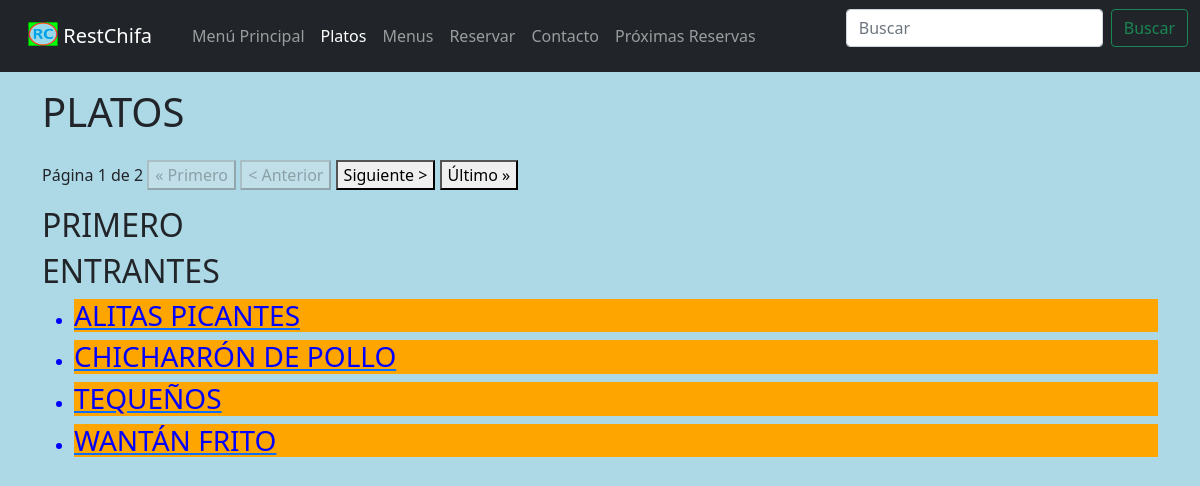
Page /restChifa/platos/ on the earlier database version.
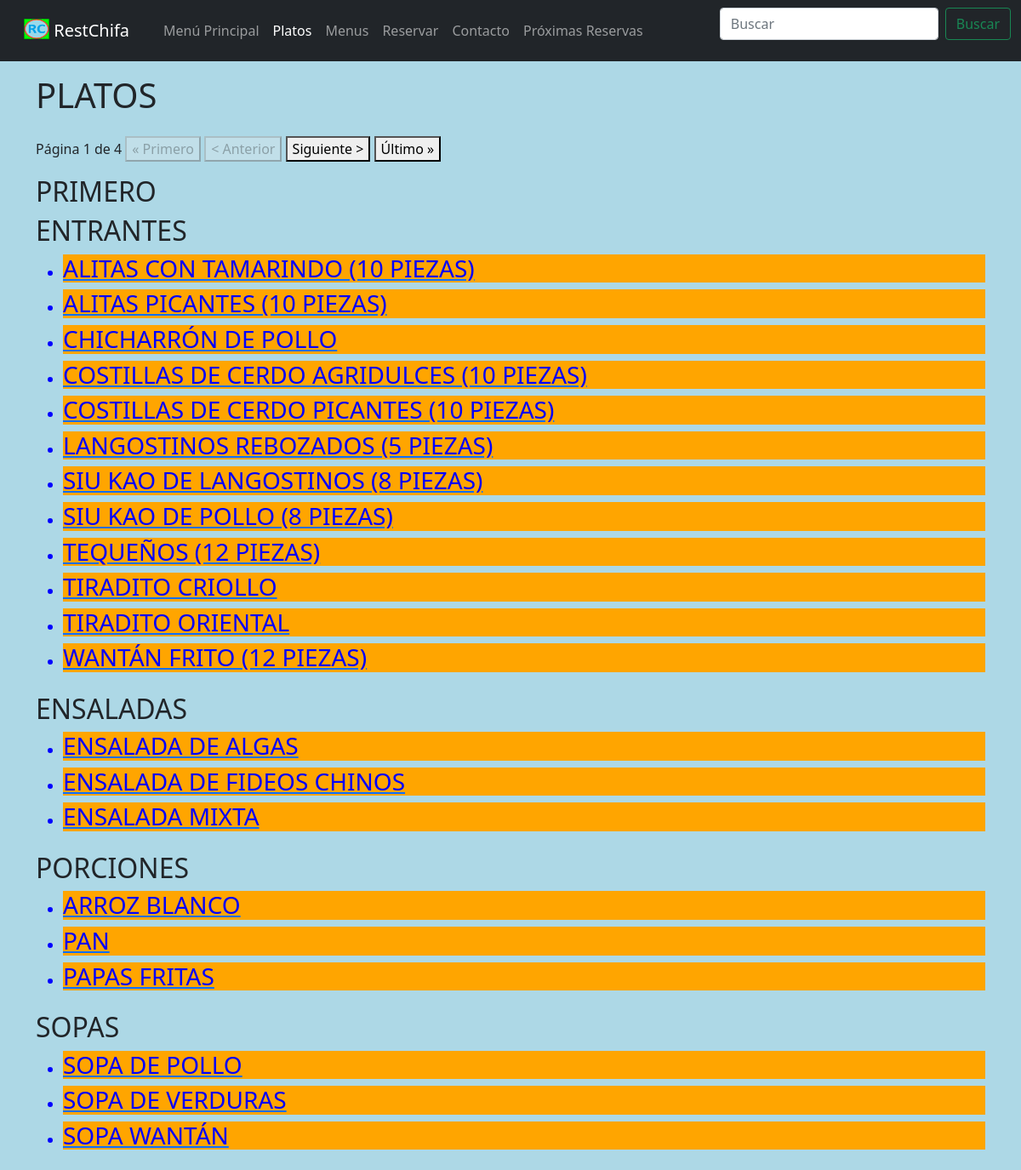
Same page on the later database version.
### restChifa/models.py (models this page shows, shortened)
class Dish(models.Model):
    pk_name = models.CharField(primary_key=True, max_length=200, blank = False, null = False)
    fk_type = models.ForeignKey(Dish_type, on_delete=models.CASCADE)
    fk_category = models.ForeignKey(Dish_category, on_delete=models.CASCADE)
    price = models.DecimalField(max_digits=10, decimal_places=2, blank = False, null = False)
    description = models.CharField(max_length=200)
    src_photo = models.ImageField(default='no_image.jpg')
    popular = models.IntegerField(default=0)
    class Meta:
        verbose_name_plural = "Dishes"

### restChifa/views.py (the view)
def dishes(request):
    search_get = request.GET.get('search')
    dish_objects = Dish.objects.all().order_by('-popular', 'pk_name')
    if search_get:
        dish_objects = dish_objects.filter(Q(pk_name__icontains=search_get))
    try:
        dish_fk_objects = dish_objects.values('fk_category__pk_name', 'fk_type__pk_name').distinct().order_by('fk_category__position').all()
    except Dish.DoesNotExist:
        dish_fk_objects = False
    try:
        page_object = Common.get_paginator(request, dish_objects.values('fk_type__pk_name').distinct().order_by('fk_type__position').all(), 1)
    except Dish.DoesNotExist:
        page_object = False
    nav_dishes_active = "active"
    url_page = {
        "index": settings.URL_INDEX,
        "dishes": settings.URL_DISHES,
        "dish": settings.URL_DISH,
        "menus": settings.URL_MENUS,
        "menu": settings.URL_MENU,
        "reserve": settings.URL_RESERVE,
        "contact": settings.URL_CONTACT,
        "data_reserves": settings.URL_DATA_RESERVES
    }
    context = {
        'dish_fk_objects': dish_fk_objects,
        'dish_objects': dish_objects,
        'page_object': page_object,
        "nav_dishes_active": nav_dishes_active,
        "url_page": url_page
        }
    return render(request, 'restChifa/dishes.html', context)

### restChifa/common.py (called while the page is built)
    def get_paginator(request, model, per_page=settings.PAGINATOR_PER_PAGE): #settings.PAGINATOR_PER_PAGE
        if request is None or model is None:
            return False
        return Paginator(model, per_page).get_page(request.GET.get("page"))

### restChifa/templates/restChifa/dishes.html
{% include 'restChifa/navegation.html' %}
<div class="container my-3">
    <div class="row">
        <div class="col-sm-12 col-md-12 col-lg-12 col-xl-12">
            <h1>PLATOS</h1>
        </div>
    </div>
    {% if page_object.object_list %}
        <div class="row my-3">
            <div class="col-sm-12 col-md-12 col-lg-12 col-xl-12">
                {% include 'restChifa/paginator.html' %}
            </div>
        </div>
        {% for dish_type in page_object.object_list %}
            <div class="row">
                <div class="col-sm-12 col-md-12 col-lg-12 col-xl-12">
                    <h2>{{ dish_type.fk_type__pk_name|upper }}</h2>
                </div>
            </div>
            {% for menu_dish_by_dish in dish_fk_objects %}
                {% if menu_dish_by_dish.fk_type__pk_name == dish_type.fk_type__pk_name %}
                    <div class="row">
                        <div class="col-sm-12 col-md-12 col-lg-12 col-xl-12">
                            <h2>{{ menu_dish_by_dish.fk_category__pk_name|upper }}</h2>
                        </div>
                    </div>
                {% endif %}
                <ul>
                    {% for dish in dish_objects %}
                        {% if dish.fk_category.pk_name == menu_dish_by_dish.fk_category__pk_name and dish.fk_type.pk_name == dish_type.fk_type__pk_name %}
                            <div class="row">
                                <div class="col-sm-12 col-md-12 col-lg-12 col-xl-12">
                                    <a target="_blank" href="./../{{url_page.dish}}{{dish.pk_name}}"><li><h3>{{ dish.pk_name|upper }}</h3></li></a>
                                </div>
                            </div>
                        {% endif %}
                    {% endfor %}
                </ul>
            {% endfor %}
        {% endfor %}
    {% else %}
        <div class="row my-3">
            <div class="col-sm-12 col-md-12 col-lg-12 col-xl-12">
                <p>No hay platos.</p>
            </div>
        </div>
    {% endif %}
</div>

Differences in the rows shown:
removed Dish: pk_name "ALITAS PICANTES", shown under "ENTRANTES"
removed Dish: pk_name "TEQUEÑOS", shown under "ENTRANTES"
removed Dish: pk_name "WANTÁN FRITO", shown under "ENTRANTES"
added Dish: pk_name "ALITAS CON TAMARINDO (10 PIEZAS)", shown under "ENTRANTES"
added Dish: pk_name "ALITAS PICANTES (10 PIEZAS)", shown under "ENTRANTES"
added Dish: pk_name "COSTILLAS DE CERDO AGRIDULCES (10 PIEZAS)", shown under "ENTRANTES"
added Dish: pk_name "COSTILLAS DE CERDO PICANTES (10 PIEZAS)", shown under "ENTRANTES"
added Dish: pk_name "LANGOSTINOS REBOZADOS (5 PIEZAS)", shown under "ENTRANTES"
added Dish: pk_name "SIU KAO DE LANGOSTINOS (8 PIEZAS)", shown under "ENTRANTES"
added Dish: pk_name "SIU KAO DE POLLO (8 PIEZAS)", shown under "ENTRANTES"
added Dish: pk_name "TEQUEÑOS (12 PIEZAS)", shown under "ENTRANTES"
added Dish: pk_name "TIRADITO CRIOLLO", shown under "ENTRANTES"
added Dish: pk_name "TIRADITO ORIENTAL", shown under "ENTRANTES"
added Dish: pk_name "WANTÁN FRITO (12 PIEZAS)", shown under "ENTRANTES"
added Dish: pk_name "ENSALADA DE ALGAS", shown under "ENSALADAS"
added Dish: pk_name "ENSALADA DE FIDEOS CHINOS", shown under "ENSALADAS"
added Dish: pk_name "ENSALADA MIXTA", shown under "ENSALADAS"
added Dish: pk_name "ARROZ BLANCO", shown under "PORCIONES"
added Dish: pk_name "PAN", shown under "PORCIONES"
added Dish: pk_name "PAPAS FRITAS", shown under "PORCIONES"
added Dish: pk_name "SOPA DE POLLO", shown under "SOPAS"
added Dish: pk_name "SOPA DE VERDURAS", shown under "SOPAS"
added Dish: pk_name "SOPA WANTÁN", shown under "SOPAS"
Other differences:
{{ page_object.paginator.num_pages }}: "2" → "4"
new list line: "ENSALADAS PORCIONES SOPAS"
